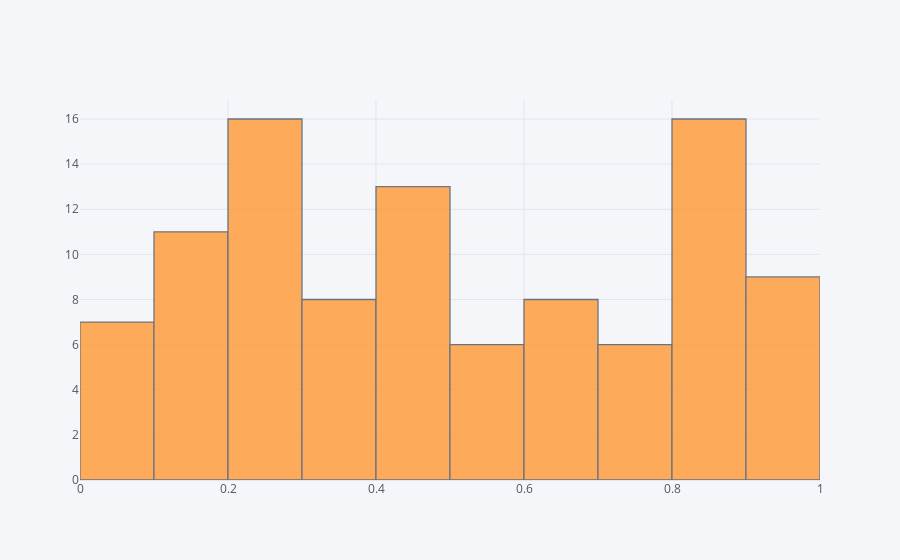

Here is the notebook cell this chart was saved with:
### Code cell
df[["c"]].iplot(kind = "hist")

### Figure 1 — Plotly figure (JSON) as saved in the notebook; plotly's stock layout.template omitted (floating-point values rounded to 4 significant figures)
{"data": [{"histfunc": "count", "histnorm": "", "marker": {"color": "rgba(255, 153, 51, 1.0)", "line": {"color": "#4D5663", "width": 1.3}}, "name": "c", "opacity": 0.8, "orientation": "v", "type": "histogram", "x": [0.3121, 0.9099, 0.1651, 0.3355, 0.5093, 0.3892, 0.6222, 0.2491, 0.8098, 0.1386, 0.7482, 0.4984, 0.6768, 0.02003, 0.5901, 0.1928, 0.9081, 0.3514, 0.2902, 0.3316, 0.9482, 0.09876, 0.8987, 0.4811, 0.6501, 0.2484, 0.8257, 0.3286, 0.8627, 0.806, 0.01215, 0.7472, 0.6163, 0.7209, 0.1986, 0.4806, 0.8557, 0.6954, 0.7877, 0.8249, 0.4801, 0.1602, 0.4247, 0.7604, 0.08737, 0.1348, 0.5107, 0.9963, 0.4076, 0.2823, 0.1799, 0.2737, 0.6337, 0.4375, 0.6605, 0.248, 0.03348, 0.2772, 0.2365, 0.4886, 0.9424, 0.9002, 0.2777, 0.4782, 0.1614, 0.8376, 0.1722, 0.7839, 0.8226, 0.1953, 0.2972, 0.5771, 0.4401, 0.8308, 0.4886, 0.577, 0.2773, 0.5924, 0.9426, 0.2014, 0.2516, 0.3278, 0.2562, 0.6705, 0.8814, 0.06169, 0.9503, 0.8322, 0.2405, 0.07682, 0.8918, 0.8887, 0.4126, 0.825, 0.2895, 0.1254, 0.8342, 0.337, 0.4986, 0.9858]}], "layout": {"barmode": "overlay", "legend": {"bgcolor": "#F5F6F9", "font": {"color": "#4D5663"}}, "paper_bgcolor": "#F5F6F9", "plot_bgcolor": "#F5F6F9", "title": {"font": {"color": "#4D5663"}}, "xaxis": {"gridcolor": "#E1E5ED", "showgrid": true, "tickfont": {"color": "#4D5663"}, "title": {"font": {"color": "#4D5663"}, "text": ""}, "zerolinecolor": "#E1E5ED"}, "yaxis": {"gridcolor": "#E1E5ED", "showgrid": true, "tickfont": {"color": "#4D5663"}, "title": {"font": {"color": "#4D5663"}, "text": ""}, "zerolinecolor": "#E1E5ED"}}}
